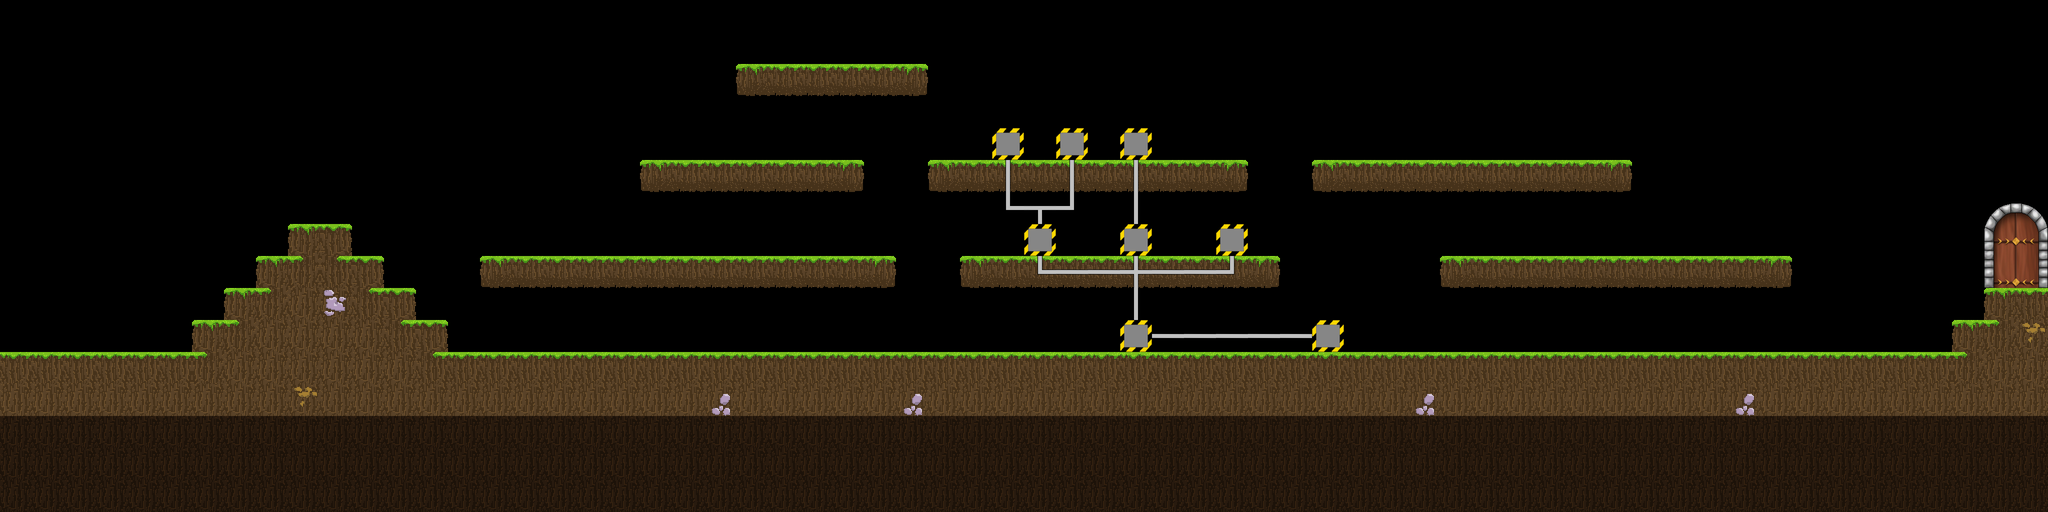

Rendered tile map (Tiled .tmx) drawn with the repository's tilesets; below, a short description and the map source with its tile grids summarised:
An orthogonal 64x16 tile map with 64x64 px tiles, 4 tile layers (Laufebene, Tür offen, Tür, Ablagen), 1 hidden layer not drawn, 6 tilesets.

<map version="1.0" orientation="orthogonal" renderorder="right-down" width="64" height="16" tilewidth="64" tileheight="64">
 <tileset firstgid="1" name="Tür" tilewidth="64" tileheight="64">
  <image source="Tür.png" trans="0000ff" width="256" height="256" />
 </tileset>
 <tileset firstgid="17" name="Rohre" tilewidth="64" tileheight="64">
  <image source="Rohre.png" trans="0000ff" width="256" height="256" />
 </tileset>
 <tileset firstgid="33" name="Maschinen" tilewidth="64" tileheight="64">
  <image source="Maschinen.png" trans="0000ff" width="256" height="256" />
 </tileset>
 <tileset firstgid="49" name="Metallobjekte" tilewidth="64" tileheight="64">
  <image source="Metallobjekte.png" trans="0000ff" width="256" height="256" />
 </tileset>
 <tileset firstgid="65" name="Laufebenen" tilewidth="64" tileheight="64">
  <image source="Laufebenen.png" trans="0000ff" width="256" height="256" />
 </tileset>
 <tileset firstgid="81" name="Ampeln" tilewidth="64" tileheight="64">
  <image source="Ampeln.png" trans="0000ff" width="128" height="128" />
 </tileset>
 <imagelayer name="Hintergrund" visible="0">
  <image source="Hintergrund.png" />
 </imagelayer>
 <layer name="Laufebene" width="64" height="16">
  <data>[1024 cells, 412 non-empty, 13 distinct tile ids]</data>
 </layer>
 <layer name="Tür offen" width="64" height="16">
  <data>[1024 cells, 6 non-empty, 6 distinct tile ids]</data>
 </layer>
 <layer name="Tür" width="64" height="16">
  <data>[1024 cells, 6 non-empty, 6 distinct tile ids]</data>
 </layer>
 <layer name="Ablagen" width="64" height="16">
  <data>[1024 cells, 28 non-empty, 7 distinct tile ids]</data>
 </layer>
</map>
